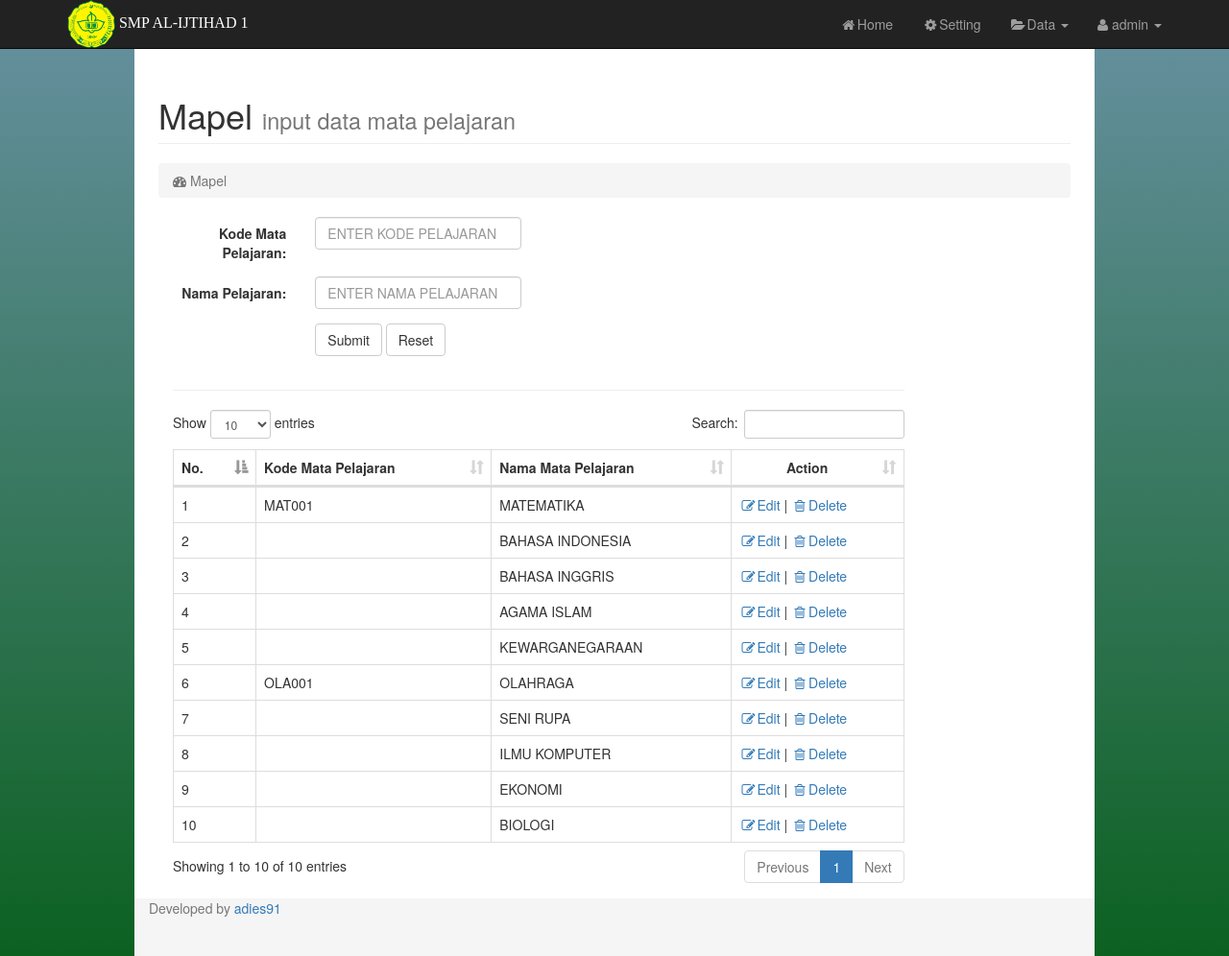
/admin/index.php?page=mapel (signed in), run on the app's committed database.
### tables this page shows
CREATE TABLE IF NOT EXISTS `t_mapel` (
  `id_mapel` int(3) NOT NULL AUTO_INCREMENT,
  `kode_mapel` varchar(10) NOT NULL,
  `nama_mapel` varchar(20) NOT NULL,
  PRIMARY KEY (`id_mapel`)
);

### admin/page.php (called while the page is built)
<?php
$page=htmlentities(@$_GET['page']);
$halaman="$page.php";
if(!file_exists($halaman) || empty($page)){
	include "content.php";
}else{
	include "$halaman";
}
?>

### admin/mapel.php (the view, shortened to what this page needs)
<?php
    if(empty($_SESSION[admin])){
        echo"<script language='JavaScript'>
        alert('Access Denied..!');
        </script>";
        echo "<meta http-equiv='refresh' content='0; url=../index.php'>";
    }
else{
?>
<div id="page-wrapper">
<div class="container-fluid">
                <div class="row">
                    <div class="col-lg-12">
                        <h1 class="page-header">
                            Mapel <small>input data mata pelajaran</small>
                        </h1>
                        <ol class="breadcrumb">
                            <li class="active">
                                <i class="fa fa-dashboard"></i> Mapel
                            </li>
                        </ol>
                    </div>
                </div>
	<div class="box box-primary">
		<div class="box-body">
           	<form class="form-horizontal" method="post" action="tambah-mapel.php" >
				<div class="form-group">
					<label class="control-label col-sm-2" for="email">Kode Mata Pelajaran:</label>
					<div class="col-sm-3">
					<input type="text" name="kode_mapel" style="text-transform:uppercase;" on keyup="javascript:this.value=this.value.toUpperCase();" class="form-control" id="kode_mapel" placeholder="Enter Kode Pelajaran" required>
					</div>
				</div>
				<div class="form-group">
					<label class="control-label col-sm-2" for="email">Nama Pelajaran:</label>
                    <div class="col-sm-3">
                    <input type="text" name="nama_mapel" style="text-transform:uppercase;" on keyup="javascript:this.value=this.value.toUpperCase();" class="form-control" id="nama_mapel" placeholder="Enter Nama Pelajaran" required>
                    </div>
				</div>
				<div class="form-group">
					<div class="col-sm-offset-2 col-sm-10">
						<button type="submit" class="btn btn-default">Submit</button>
						<button type="reset" class="btn btn-default">Reset</button>
					</div>
					</div>
			</form>
           	     <div class="col-lg-10">
                        <h2><hr style=""></h2>
                        <div class="table-responsive">
                        <table id="example1" class="table table-bordered">
                <thead>
                                    <tr>
                                        <th>No.</th>
                                        <th>Kode Mata Pelajaran</th>
                                        <th>Nama Mata Pelajaran</th>
                                        <th><center>Action</center></th>
                                    </tr>
                                </thead>
                <tbody>
                    <?php
                    $sql = mysql_query('SELECT * FROM t_mapel');
                    $no = 1;
                    while ($r = mysql_fetch_array($sql)) {
                    ?>
                    <tr align='left'>
                        <td><?php echo  $no;?></td>
                        <td><?php echo  $r['kode_mapel']; ?></td>
                        <td><?php echo  $r['nama_mapel']; ?></td>
                    <?php echo"<td>
                            <a href='?page=edit-mapel&id_mapel=$r[id_mapel]'><i class='fa fa-fw fa-pencil-square-o'></i>Edit</a> |
                            <a href='?page=delete-mapel&id_mapel=$r[id_mapel]' onClick=\"return confirm('Anda yakin ingin menghapus mata pelajaran $r[nama_mapel] ?')\"><i class='fa fa-fw fa-trash-o'></i>Delete</a>
                        </td>"; ?>
                    </tr>
                    <?php
                    $no++;
                    }
                    ?>
                </tbody>
            </table>
                        </div>
                </div>
            </div>
        </div>
    </div>
</div>
<?php } ?>

### admin/css/sb-admin.css (style rules this page uses)
body { margin-top: 50px; background: url('../../img/black-batik.jpg') fixed; }
@media (min-width:768px) { body { margin-top: 50px; } }
#page-wrapper { width: 100%; padding: 0; background-color: #fff; opacity: 1; }
@media (min-width:600px) { #page-wrapper { padding: 10px; } }

### admin/index.php (style rules this page uses)
body, html { height: auto; background-repeat: no-repeat; background-image: linear-gradient(rgb(104, 145, 162), rgb(12, 97, 33)); }

### data on the page
t_mapel: kode_mapel "MAT001", nama_mapel "MATEMATIKA"
t_mapel: nama_mapel "BAHASA INDONESIA"
t_mapel: nama_mapel "BAHASA INGGRIS"
t_mapel: nama_mapel "AGAMA ISLAM"
t_mapel: nama_mapel "KEWARGANEGARAAN"
t_mapel: kode_mapel "OLA001", nama_mapel "OLAHRAGA"
t_mapel: nama_mapel "SENI RUPA"
t_mapel: nama_mapel "ILMU KOMPUTER"
t_mapel: nama_mapel "EKONOMI"
t_mapel: nama_mapel "BIOLOGI"

### other printed values
$_SESSION[admin] "admin"
